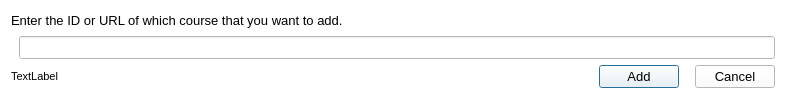
<?xml version="1.0" encoding="UTF-8"?>
<ui version="4.0">
 <class>AddCourseDialog</class>
 <widget class="QDialog" name="AddCourseDialog">
  <property name="enabled">
   <bool>true</bool>
  </property>
  <property name="geometry">
   <rect>
    <x>0</x>
    <y>0</y>
    <width>786</width>
    <height>99</height>
   </rect>
  </property>
  <property name="minimumSize">
   <size>
    <width>786</width>
    <height>99</height>
   </size>
  </property>
  <property name="maximumSize">
   <size>
    <width>786</width>
    <height>99</height>
   </size>
  </property>
  <property name="palette">
   <palette>
    <active>
     <colorrole role="WindowText">
      <brush brushstyle="SolidPattern">
       <color alpha="255">
        <red>0</red>
        <green>0</green>
        <blue>0</blue>
       </color>
      </brush>
     </colorrole>
     <colorrole role="Button">
      <brush brushstyle="SolidPattern">
       <color alpha="255">
        <red>255</red>
        <green>255</green>
        <blue>255</blue>
       </color>
      </brush>
     </colorrole>
     <colorrole role="Light">
      <brush brushstyle="SolidPattern">
       <color alpha="255">
        <red>255</red>
        <green>255</green>
        <blue>255</blue>
       </color>
      </brush>
     </colorrole>
     <colorrole role="Midlight">
      <brush brushstyle="SolidPattern">
       <color alpha="255">
        <red>255</red>
        <green>255</green>
        <blue>255</blue>
       </color>
      </brush>
     </colorrole>
     <colorrole role="Dark">
      <brush brushstyle="SolidPattern">
       <color alpha="255">
        <red>127</red>
        <green>127</green>
        <blue>127</blue>
       </color>
      </brush>
     </colorrole>
     <colorrole role="Mid">
      <brush brushstyle="SolidPattern">
       <color alpha="255">
        <red>170</red>
        <green>170</green>
        <blue>170</blue>
       </color>
      </brush>
     </colorrole>
     <colorrole role="Text">
      <brush brushstyle="SolidPattern">
       <color alpha="255">
        <red>0</red>
        <green>0</green>
        <blue>0</blue>
       </color>
      </brush>
     </colorrole>
     <colorrole role="BrightText">
      <brush brushstyle="SolidPattern">
       <color alpha="255">
        <red>255</red>
        <green>255</green>
        <blue>255</blue>
       </color>
      </brush>
     </colorrole>
     <colorrole role="ButtonText">
      <brush brushstyle="SolidPattern">
       <color alpha="255">
        <red>0</red>
        <green>0</green>
        <blue>0</blue>
       </color>
      </brush>
     </colorrole>
     <colorrole role="Base">
      <brush brushstyle="SolidPattern">
       <color alpha="255">
        <red>255</red>
        <green>255</green>
        <blue>255</blue>
       </color>
      </brush>
     </colorrole>
     <colorrole role="Window">
      <brush brushstyle="SolidPattern">
       <color alpha="255">
        <red>255</red>
        <green>255</green>
        <blue>255</blue>
       </color>
      </brush>
     </colorrole>
     <colorrole role="Shadow">
      <brush brushstyle="SolidPattern">
       <color alpha="255">
        <red>0</red>
        <green>0</green>
        <blue>0</blue>
       </color>
      </brush>
     </colorrole>
     <colorrole role="AlternateBase">
      <brush brushstyle="SolidPattern">
       <color alpha="255">
        <red>255</red>
        <green>255</green>
        <blue>255</blue>
       </color>
      </brush>
     </colorrole>
     <colorrole role="ToolTipBase">
      <brush brushstyle="SolidPattern">
       <color alpha="255">
        <red>255</red>
        <green>255</green>
        <blue>220</blue>
       </color>
      </brush>
     </colorrole>
     <colorrole role="ToolTipText">
      <brush brushstyle="SolidPattern">
       <color alpha="255">
        <red>0</red>
        <green>0</green>
        <blue>0</blue>
       </color>
      </brush>
     </colorrole>
    </active>
    <inactive>
     <colorrole role="WindowText">
      <brush brushstyle="SolidPattern">
       <color alpha="255">
        <red>0</red>
        <green>0</green>
        <blue>0</blue>
       </color>
      </brush>
     </colorrole>
     <colorrole role="Button">
      <brush brushstyle="SolidPattern">
       <color alpha="255">
        <red>255</red>
        <green>255</green>
        <blue>255</blue>
       </color>
      </brush>
     </colorrole>
     <colorrole role="Light">
      <brush brushstyle="SolidPattern">
       <color alpha="255">
        <red>255</red>
        <green>255</green>
        <blue>255</blue>
       </color>
      </brush>
     </colorrole>
     <colorrole role="Midlight">
      <brush brushstyle="SolidPattern">
       <color alpha="255">
        <red>255</red>
        <green>255</green>
        <blue>255</blue>
       </color>
      </brush>
     </colorrole>
     <colorrole role="Dark">
      <brush brushstyle="SolidPattern">
       <color alpha="255">
        <red>127</red>
        <green>127</green>
        <blue>127</blue>
       </color>
      </brush>
     </colorrole>
     <colorrole role="Mid">
      <brush brushstyle="SolidPattern">
       <color alpha="255">
        <red>170</red>
        <green>170</green>
        <blue>170</blue>
       </color>
      </brush>
     </colorrole>
     <colorrole role="Text">
      <brush brushstyle="SolidPattern">
       <color alpha="255">
        <red>0</red>
        <green>0</green>
        <blue>0</blue>
       </color>
      </brush>
     </colorrole>
     <colorrole role="BrightText">
      <brush brushstyle="SolidPattern">
       <color alpha="255">
        <red>255</red>
        <green>255</green>
        <blue>255</blue>
       </color>
      </brush>
     </colorrole>
     <colorrole role="ButtonText">
      <brush brushstyle="SolidPattern">
       <color alpha="255">
        <red>0</red>
        <green>0</green>
        <blue>0</blue>
       </color>
      </brush>
     </colorrole>
     <colorrole role="Base">
      <brush brushstyle="SolidPattern">
       <color alpha="255">
        <red>255</red>
        <green>255</green>
        <blue>255</blue>
       </color>
      </brush>
     </colorrole>
     <colorrole role="Window">
      <brush brushstyle="SolidPattern">
       <color alpha="255">
        <red>255</red>
        <green>255</green>
        <blue>255</blue>
       </color>
      </brush>
     </colorrole>
     <colorrole role="Shadow">
      <brush brushstyle="SolidPattern">
       <color alpha="255">
        <red>0</red>
        <green>0</green>
        <blue>0</blue>
       </color>
      </brush>
     </colorrole>
     <colorrole role="AlternateBase">
      <brush brushstyle="SolidPattern">
       <color alpha="255">
        <red>255</red>
        <green>255</green>
        <blue>255</blue>
       </color>
      </brush>
     </colorrole>
     <colorrole role="ToolTipBase">
      <brush brushstyle="SolidPattern">
       <color alpha="255">
        <red>255</red>
        <green>255</green>
        <blue>220</blue>
       </color>
      </brush>
     </colorrole>
     <colorrole role="ToolTipText">
      <brush brushstyle="SolidPattern">
       <color alpha="255">
        <red>0</red>
        <green>0</green>
        <blue>0</blue>
       </color>
      </brush>
     </colorrole>
    </inactive>
    <disabled>
     <colorrole role="WindowText">
      <brush brushstyle="SolidPattern">
       <color alpha="255">
        <red>127</red>
        <green>127</green>
        <blue>127</blue>
       </color>
      </brush>
     </colorrole>
     <colorrole role="Button">
      <brush brushstyle="SolidPattern">
       <color alpha="255">
        <red>255</red>
        <green>255</green>
        <blue>255</blue>
       </color>
      </brush>
     </colorrole>
     <colorrole role="Light">
      <brush brushstyle="SolidPattern">
       <color alpha="255">
        <red>255</red>
        <green>255</green>
        <blue>255</blue>
       </color>
      </brush>
     </colorrole>
     <colorrole role="Midlight">
      <brush brushstyle="SolidPattern">
       <color alpha="255">
        <red>255</red>
        <green>255</green>
        <blue>255</blue>
       </color>
      </brush>
     </colorrole>
     <colorrole role="Dark">
      <brush brushstyle="SolidPattern">
       <color alpha="255">
        <red>127</red>
        <green>127</green>
        <blue>127</blue>
       </color>
      </brush>
     </colorrole>
     <colorrole role="Mid">
      <brush brushstyle="SolidPattern">
       <color alpha="255">
        <red>170</red>
        <green>170</green>
        <blue>170</blue>
       </color>
      </brush>
     </colorrole>
     <colorrole role="Text">
      <brush brushstyle="SolidPattern">
       <color alpha="255">
        <red>127</red>
        <green>127</green>
        <blue>127</blue>
       </color>
      </brush>
     </colorrole>
     <colorrole role="BrightText">
      <brush brushstyle="SolidPattern">
       <color alpha="255">
        <red>255</red>
        <green>255</green>
        <blue>255</blue>
       </color>
      </brush>
     </colorrole>
     <colorrole role="ButtonText">
      <brush brushstyle="SolidPattern">
       <color alpha="255">
        <red>127</red>
        <green>127</green>
        <blue>127</blue>
       </color>
      </brush>
     </colorrole>
     <colorrole role="Base">
      <brush brushstyle="SolidPattern">
       <color alpha="255">
        <red>255</red>
        <green>255</green>
        <blue>255</blue>
       </color>
      </brush>
     </colorrole>
     <colorrole role="Window">
      <brush brushstyle="SolidPattern">
       <color alpha="255">
        <red>255</red>
        <green>255</green>
        <blue>255</blue>
       </color>
      </brush>
     </colorrole>
     <colorrole role="Shadow">
      <brush brushstyle="SolidPattern">
       <color alpha="255">
        <red>0</red>
        <green>0</green>
        <blue>0</blue>
       </color>
      </brush>
     </colorrole>
     <colorrole role="AlternateBase">
      <brush brushstyle="SolidPattern">
       <color alpha="255">
        <red>255</red>
        <green>255</green>
        <blue>255</blue>
       </color>
      </brush>
     </colorrole>
     <colorrole role="ToolTipBase">
      <brush brushstyle="SolidPattern">
       <color alpha="255">
        <red>255</red>
        <green>255</green>
        <blue>220</blue>
       </color>
      </brush>
     </colorrole>
     <colorrole role="ToolTipText">
      <brush brushstyle="SolidPattern">
       <color alpha="255">
        <red>0</red>
        <green>0</green>
        <blue>0</blue>
       </color>
      </brush>
     </colorrole>
    </disabled>
   </palette>
  </property>
  <property name="font">
   <font>
    <family>Segoe UI</family>
    <pointsize>10</pointsize>
   </font>
  </property>
  <property name="acceptDrops">
   <bool>true</bool>
  </property>
  <property name="windowTitle">
   <string>Add Course</string>
  </property>
  <property name="whatsThis">
   <string/>
  </property>
  <layout class="QVBoxLayout" name="verticalLayout_2">
   <item>
    <widget class="QLabel" name="label">
     <property name="font">
      <font>
       <pointsize>10</pointsize>
      </font>
     </property>
     <property name="text">
      <string>Enter the ID or URL of which course that you want to add.</string>
     </property>
     <property name="buddy">
      <cstring>edit_IDorURL</cstring>
     </property>
    </widget>
   </item>
   <item>
    <layout class="QHBoxLayout" name="horizontalLayout_2">
     <item>
      <spacer name="horizontalSpacer_3">
       <property name="orientation">
        <enum>Qt::Horizontal</enum>
       </property>
       <property name="sizeType">
        <enum>QSizePolicy::Fixed</enum>
       </property>
       <property name="sizeHint" stdset="0">
        <size>
         <width>8</width>
         <height>20</height>
        </size>
       </property>
      </spacer>
     </item>
     <item>
      <widget class="QLineEdit" name="edit_IDorURL"/>
     </item>
    </layout>
   </item>
   <item>
    <layout class="QHBoxLayout" name="horizontalLayout">
     <item>
      <widget class="QLabel" name="tv_status">
       <property name="font">
        <font>
         <pointsize>8</pointsize>
        </font>
       </property>
       <property name="text">
        <string>TextLabel</string>
       </property>
      </widget>
     </item>
     <item>
      <spacer name="horizontalSpacer">
       <property name="orientation">
        <enum>Qt::Horizontal</enum>
       </property>
       <property name="sizeHint" stdset="0">
        <size>
         <width>40</width>
         <height>20</height>
        </size>
       </property>
      </spacer>
     </item>
     <item>
      <widget class="QPushButton" name="btn_add">
       <property name="text">
        <string>Add</string>
       </property>
      </widget>
     </item>
     <item>
      <spacer name="horizontalSpacer_2">
       <property name="orientation">
        <enum>Qt::Horizontal</enum>
       </property>
       <property name="sizeType">
        <enum>QSizePolicy::Fixed</enum>
       </property>
       <property name="sizeHint" stdset="0">
        <size>
         <width>10</width>
         <height>20</height>
        </size>
       </property>
      </spacer>
     </item>
     <item>
      <widget class="QPushButton" name="btn_cancel">
       <property name="text">
        <string>Cancel</string>
       </property>
      </widget>
     </item>
    </layout>
   </item>
  </layout>
 </widget>
 <resources/>
 <connections>
  <connection>
   <sender>btn_add</sender>
   <signal>clicked()</signal>
   <receiver>AddCourseDialog</receiver>
   <slot>btn_add()</slot>
   <hints>
    <hint type="sourcelabel">
     <x>673</x>
     <y>87</y>
    </hint>
    <hint type="destinationlabel">
     <x>456</x>
     <y>71</y>
    </hint>
   </hints>
  </connection>
  <connection>
   <sender>btn_cancel</sender>
   <signal>clicked()</signal>
   <receiver>AddCourseDialog</receiver>
   <slot>close()</slot>
   <hints>
    <hint type="sourcelabel">
     <x>733</x>
     <y>72</y>
    </hint>
    <hint type="destinationlabel">
     <x>152</x>
     <y>58</y>
    </hint>
   </hints>
  </connection>
 </connections>
 <slots>
  <slot>btn_add()</slot>
  <slot>btn_cancel()</slot>
 </slots>
</ui>
